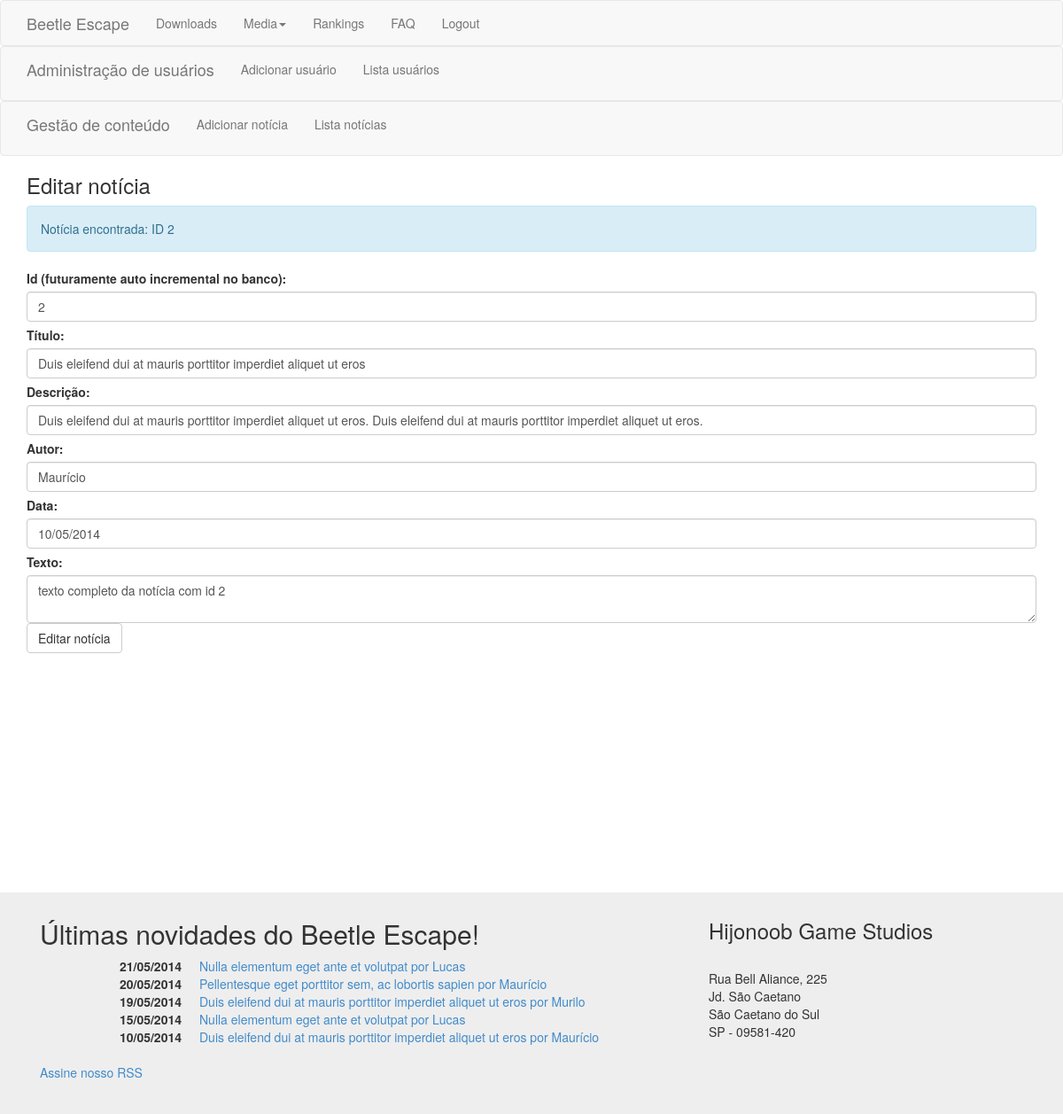
/editanoticia.php?id=2 (signed in), run on the app's committed database.
### tables this page shows
CREATE TABLE `noticias` (
  `id` int(200) NOT NULL,
  `titulo` varchar(200) NOT NULL,
  `descricao` varchar(600) NOT NULL,
  `autor` varchar(100) NOT NULL,
  `data` varchar(100) NOT NULL,
  `texto` varchar(5000) NOT NULL
);

### editanoticia.php (the view, shortened to what this page needs)
<?php
	include 'templates/header.php';
?>
		  	<div class="container">
			<h3> Editar notícia </h3>
			<?php
				include 'restrito/conexao.php';
				$id = htmlspecialchars($_GET["id"]);
				if($id){
					if ($sql = $conexao->prepare("SELECT titulo, descricao, autor, data, texto FROM noticias WHERE id = ?")) {
						$sql->bind_param('i', $id);
						$sql->execute();
						$sql->bind_result($titulo, $descricao, $autor, $data, $texto);
						if ($titulo == ''){
							echo "<div class='alert alert-info'> Notícia não encontrada </div>";
						} else {
							echo "<div class='alert alert-info'> Notícia encontrada: ID ". $id . "</div>";
						}
					}
				}
			?>
			<form action="" method="POST">
				<label for="id"> Id (futuramente auto incremental no banco): </label>
					<input type="text" placeholder="id" class="form-control" name="id" value=<?php echo "'". $id . "'"; ?> />
				<label for="titulo"> Título: </label>
					<input type="text" placeholder="título da notícia" class="form-control" name="titulo" value=<?php echo "'". $titulo . "'"; ?> />
				<label for="descricao"> Descrição: </label>
					<input type="text" placeholder="descrição da notícia" class="form-control" name="descricao" value=<?php echo "'". $descricao . "'"; ?> />
				<label for="autor"> Autor: </label>
					<input type="text" placeholder="autor da notícia" class="form-control" name="autor" value=<?php echo "'". $autor . "'"; ?> />
				<label for="data"> Data: </label>
					<input type="text" placeholder="data da notícia" class="form-control" name="data" value=<?php echo "'". $data . "'"; ?> />
				<label for="texto"> Texto: </label>
					<textarea class="form-control" name="texto" placeholder="texto da notícia"><?php echo $texto; ?></textarea>
				<input type="submit" name="editar" value="Editar notícia" class="btn btn-default" />
			</form>
		</div>
<?php include 'templates/footer.php' ?>

### templates/footer.php (shortened to what this page needs)
      <div class="push"></div>
      <div class="jumbotron footer">
          <div class="container">
              <div class="col-md-8" id="mailing-form" >
                <h2>Últimas novidades do Beetle Escape!</h2>
                <div class="listanoticia">
                  <dl class="dl-horizontal">
                    <?php
                      include 'restrito/conexao.php';
                      $resultado = $conexao->query("SELECT titulo, autor, data, id FROM noticias ORDER BY data DESC LIMIT 5");
                      while ($linha = $resultado->fetch_assoc()){
                        echo '<dt>' . $linha['data'] . '</dt>';
                        echo '<dd> <a href="noticia.php?id=' . $linha['id'] . '">' . $linha['titulo'] .' por '. $linha['autor'] .' </a></dd>';
                      }
                    ?>
                  </dl>
                </div>
                <div class="rss">
                  <a href="rss.php">Assine nosso RSS</a>
                </div>
              </div>
              <div class="col-md-4">
                  <h3>Hijonoob Game Studios</h3><br>
                  Rua Bell Aliance, 225<br>
                  Jd. São Caetano<br>
                  São Caetano do Sul<br>
                  SP - 09581-420
              </div>
          </div>
      </div>
    </div>
  </body>
</html>

### css/main.css (style rules this page uses)
#mailing-form { padding-left: 0; }
* { margin: 0; }
html, body { height: 100%; }
.footer, .push { height: 250px; }
.footer { padding-top: 10px; margin-top: 20px; margin-bottom: 0; background-color: #eee; }
input { margin-bottom: 5px; }

### data on the page
noticias: titulo "Duis eleifend dui at mauris porttitor imperdiet aliquet ut eros", descricao "Duis eleifend dui at mauris porttitor imperdiet aliquet ut eros. Duis eleifend dui at mauris porttitor imperdiet aliquet ut eros.", autor "Maurício", data "10/05/2014", texto "texto completo da notícia com id 2"
noticias: data "21/05/2014", titulo "Nulla elementum eget ante et volutpat", autor "Lucas"
noticias: data "20/05/2014", titulo "Pellentesque eget porttitor sem, ac lobortis sapien", autor "Maurício"
noticias: data "19/05/2014", titulo "Duis eleifend dui at mauris porttitor imperdiet aliquet ut eros", autor "Murilo"
noticias: data "15/05/2014", titulo "Nulla elementum eget ante et volutpat", autor "Lucas"

### other printed values
$id "2"
